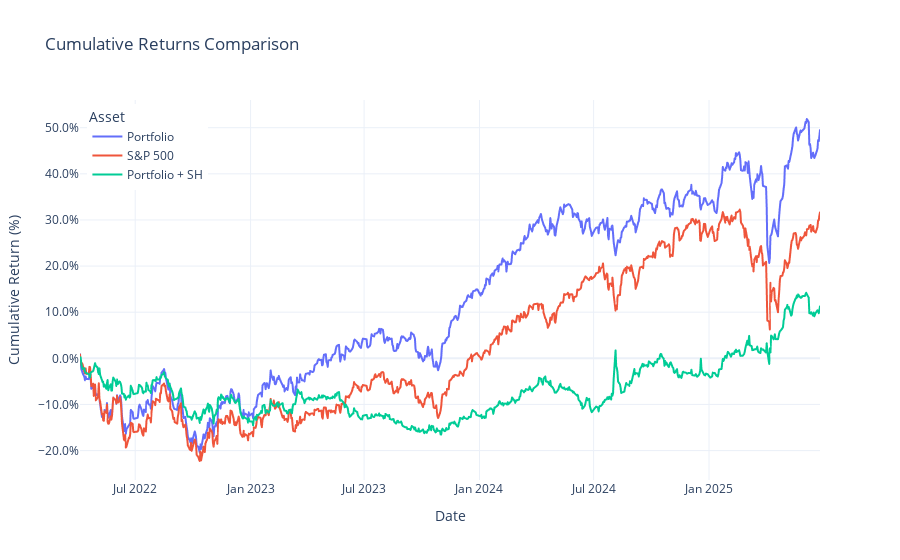

Notebook code cell kept with this figure:
### Code cell
plot_cumulative_returns(results_df_uvix['Portfolio'], results_df_uvix['SP500'], results_df_uvix['Portfolio + UVIX'])

### Figure 1 — Plotly figure (JSON) as saved in the notebook; plotly's stock layout.template omitted (floating-point values rounded to 4 significant figures; data arrays with more than 128 entries replaced by an {"elided": "..."} marker saying what was removed)
{"data": [{"hovertemplate": "<b>%{fullData.name}</b><br>Date: %{x}<br>Cumulative Return: %{y:.2%}<br><extra></extra>", "legendgroup": "Portfolio", "line": {"color": "#636efa", "dash": "solid"}, "marker": {"symbol": "circle"}, "mode": "lines", "name": "Portfolio", "showlegend": true, "type": "scattergl", "x": {"elided": "790 str values"}, "xaxis": "x", "y": {"elided": "790 float values"}, "yaxis": "y"}, {"hovertemplate": "<b>%{fullData.name}</b><br>Date: %{x}<br>Cumulative Return: %{y:.2%}<br><extra></extra>", "legendgroup": "S&P 500", "line": {"color": "#EF553B", "dash": "solid"}, "marker": {"symbol": "circle"}, "mode": "lines", "name": "S&P 500", "showlegend": true, "type": "scattergl", "x": {"elided": "790 str values"}, "xaxis": "x", "y": {"elided": "790 float values"}, "yaxis": "y"}, {"hovertemplate": "<b>%{fullData.name}</b><br>Date: %{x}<br>Cumulative Return: %{y:.2%}<br><extra></extra>", "legendgroup": "Portfolio + SH", "line": {"color": "#00cc96", "dash": "solid"}, "marker": {"symbol": "circle"}, "mode": "lines", "name": "Portfolio + SH", "showlegend": true, "type": "scattergl", "x": {"elided": "790 str values"}, "xaxis": "x", "y": {"elided": "790 float values"}, "yaxis": "y"}], "layout": {"hovermode": "x unified", "legend": {"title": {"text": "Asset"}, "tracegroupgap": 0, "x": 0.01, "xanchor": "left", "y": 0.99, "yanchor": "top"}, "title": {"text": "Cumulative Returns Comparison"}, "xaxis": {"anchor": "y", "domain": [0, 1], "title": {"text": "Date"}}, "yaxis": {"anchor": "x", "domain": [0, 1], "tickformat": ".1%", "title": {"text": "Cumulative Return (%)"}}}}
